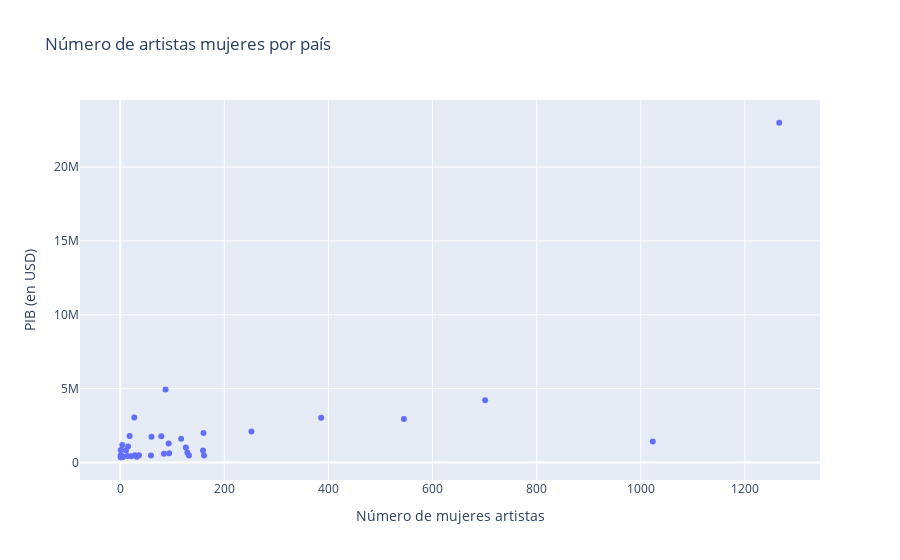

The cell this chart's notebook holds for it:
### Code cell
trace = go.Scatter(
    x = pib_numero_mujers.nacPais,
    y = pib_numero_mujers['PIB (float)'],
    mode = 'markers',
    text = pib_numero_mujers.País,
    
)

data = [trace]

layout = dict(
            title='Número de artistas mujeres por país ',
            yaxis = dict(
                title = "PIB (en USD)"
            ),
            xaxis = dict(
                title = "Número de mujeres artistas"
            )
         )
fig = go.Figure(data=data, layout=layout)
iplot(fig)

### Figure 1 — Plotly figure (JSON) as saved in the notebook; plotly's stock layout.template omitted (floating-point values rounded to 4 significant figures)
{"data": [{"mode": "markers", "text": ["Estados Unidos", "España", "Alemania", "Francia", "Reino Unido", "Italia", "Austria", "Canadá", "Suiza", "Argentina", "Polonia", "Países Bajos", "Brasil", "Suecia", "México", "Japón", "Bélgica", "Rusia", "Australia", "Israel", "Noruega", "Dinamarca", "Irlanda", "India", "Sudáfrica", "Corea del Sur", "Irán", "Egipto", "Turquía", "Vietnam", "Filipinas", "Nigeria", "Indonesia", "Bangladés", "Singapur", "Malasia", "Tailandia", "Arabia Saudita", "Emiratos Árabes Unidos"], "type": "scatter", "x": [1266, 1023, 701, 545, 386, 252, 161, 160, 159, 132, 129, 126, 117, 94, 93, 87, 84, 79, 60, 59, 36, 32, 28, 27, 21, 18, 15, 14, 11, 5, 4, 4, 4, 2, 2, 1, 1, 1, 1], "y": [22997500, 1421979, 4220591, 2935716, 3020243, 2105462, 476797, 1990566, 812730, 480986, 673508, 1015563, 1611864, 625575, 1292298, 4938780, 599232, 1775036, 1733884, 480904, 481988, 395528, 498261, 3037901, 417836, 1797081, 1081383, 438348, 809641, 366290, 393440, 429976, 1183053, 354574, 374147, 357422, 505666, 842363, 410158]}], "layout": {"title": {"text": "Número de artistas mujeres por país "}, "xaxis": {"title": {"text": "Número de mujeres artistas"}}, "yaxis": {"title": {"text": "PIB (en USD)"}}}}
